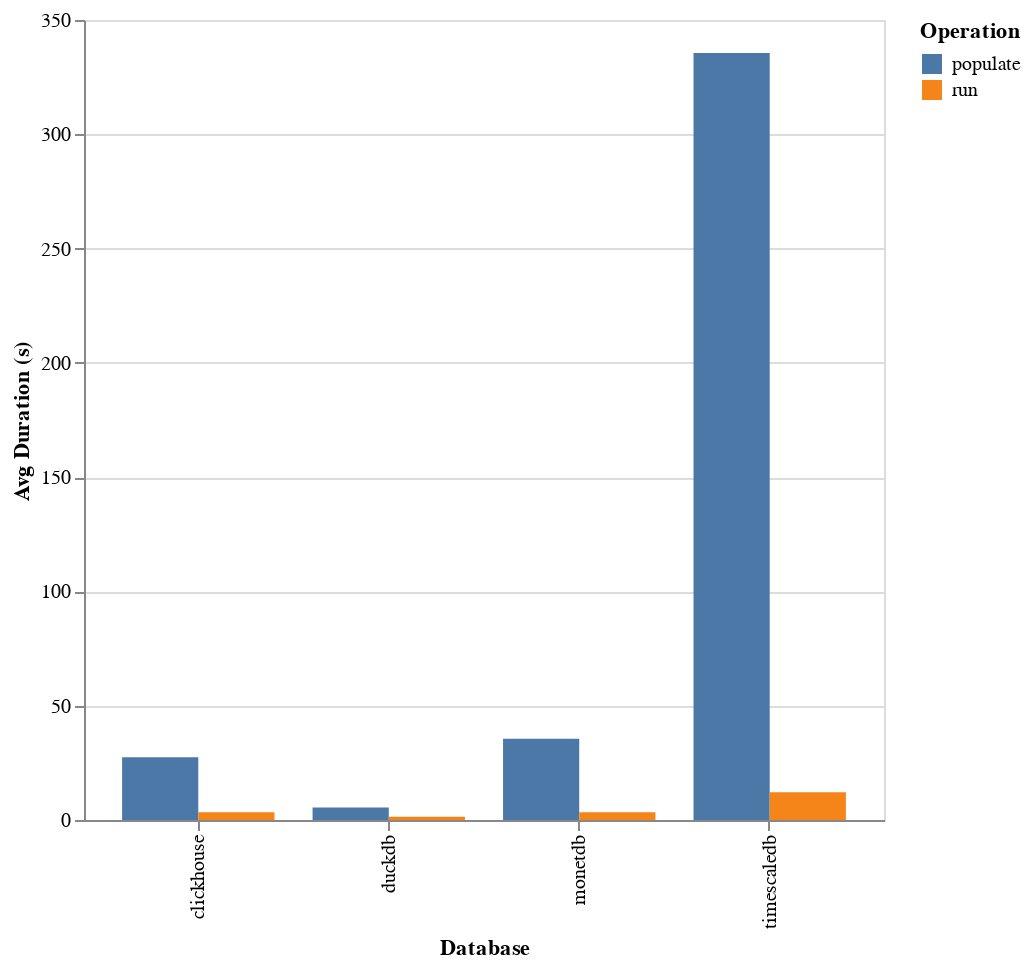

Write notebook code for a chart like this one.
### Code cell
df = db.execute(
    """
SELECT
	db,
	operation,
	ROUND(AVG(epoch(finished_at - started_at)), 2) AS avg_duration_seconds
FROM
	benchmark
WHERE
	suite = (?)
    and deleted_at is null
	AND finished_at IS NOT NULL
GROUP BY
	db,
	operation
ORDER BY
	operation,
	avg_duration_seconds;
""",
    [SUITE],
).pl()

width = 100 * df.select("db").n_unique()

chart = (
    alt.Chart(df)
    .mark_bar()
    .encode(
        x=alt.X("db:N", title="Database"),
        xOffset=alt.XOffset("operation:N"),
        y=alt.Y("avg_duration_seconds:Q", title="Avg Duration (s)"),
        color=alt.Color("operation:N", title="Operation"),
        tooltip=["db:N", "operation:N", "avg_duration_seconds:Q"],
    )
    .properties(
        width=width,
        height=400,
    )
)

chart

### Figure 1 — Vega-Lite specification as saved in the notebook (floating-point values rounded to 4 significant figures)
{"config": {"view": {"continuousWidth": 300, "continuousHeight": 300}}, "data": {"name": "data-0045e143ebb94d138b886f1b35f6a85b"}, "mark": {"type": "bar"}, "encoding": {"color": {"field": "operation", "title": "Operation", "type": "nominal"}, "tooltip": [{"field": "db", "type": "nominal"}, {"field": "operation", "type": "nominal"}, {"field": "avg_duration_seconds", "type": "quantitative"}], "x": {"field": "db", "title": "Database", "type": "nominal"}, "xOffset": {"field": "operation", "type": "nominal"}, "y": {"field": "avg_duration_seconds", "title": "Avg Duration (s)", "type": "quantitative"}}, "height": 400, "width": 400, "$schema": "https://vega.github.io/schema/vega-lite/v5.20.1.json", "datasets": {"data-0045e143ebb94d138b886f1b35f6a85b": [{"db": "duckdb", "operation": "populate", "avg_duration_seconds": 5.49}, {"db": "clickhouse", "operation": "populate", "avg_duration_seconds": 27.46}, {"db": "monetdb", "operation": "populate", "avg_duration_seconds": 35.5}, {"db": "timescaledb", "operation": "populate", "avg_duration_seconds": 335.6}, {"db": "duckdb", "operation": "run", "avg_duration_seconds": 1.4}, {"db": "monetdb", "operation": "run", "avg_duration_seconds": 3.43}, {"db": "clickhouse", "operation": "run", "avg_duration_seconds": 3.43}, {"db": "timescaledb", "operation": "run", "avg_duration_seconds": 12.1}]}}
